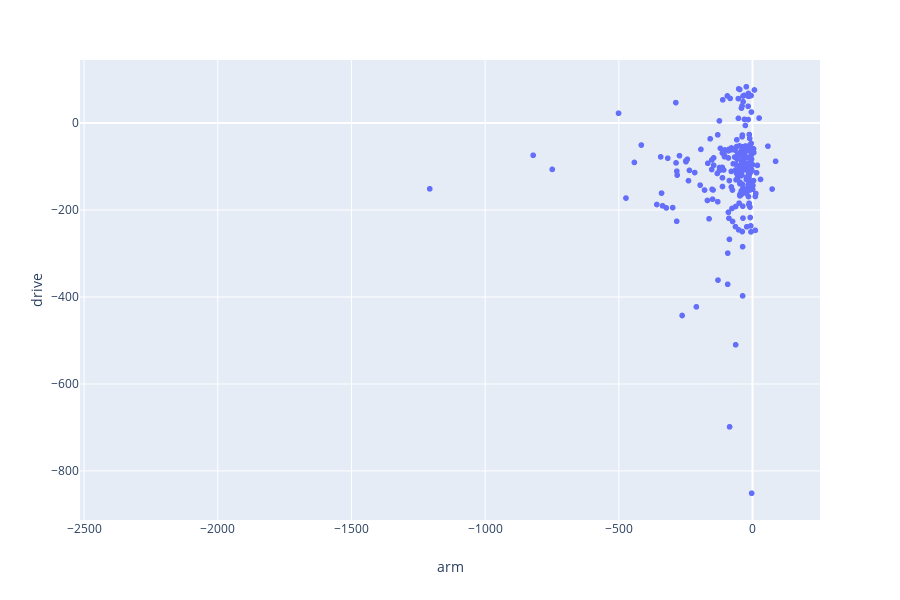

The notebook cell saved with this chart:
### Code cell
import plotly_express as px
# gapminder = px.data.gapminder()
# gapminder = df_amountMarginUsed.query("all == 2019")
px.scatter(df_percentMarginUsed, x="arm", y="drive")

### Figure 1 — Plotly figure (JSON) as saved in the notebook; plotly's stock layout.template omitted (floating-point values rounded to 4 significant figures; data arrays with more than 128 entries replaced by an {"elided": "..."} marker saying what was removed)
{"data": [{"hoverlabel": {"namelength": 0}, "hovertemplate": "arm=%{x}<br>drive=%{y}", "legendgroup": "", "marker": {"color": "#636efa", "symbol": "circle"}, "mode": "markers", "name": "", "showlegend": false, "type": "scattergl", "uid": "35e3bcb4-b105-40bd-88d1-52d6a2ba6230", "x": {"elided": "2105 float values"}, "xaxis": "x", "y": {"elided": "2105 float values"}, "yaxis": "y"}], "layout": {"grid": {"xaxes": ["x"], "xgap": 0.1, "xside": "bottom", "yaxes": ["y"], "ygap": 0.1, "yside": "left"}, "height": 600, "legend": {"tracegroupgap": 0}, "margin": {"t": 60}, "xaxis": {"title": {"text": "arm"}}, "yaxis": {"title": {"text": "drive"}}}}
